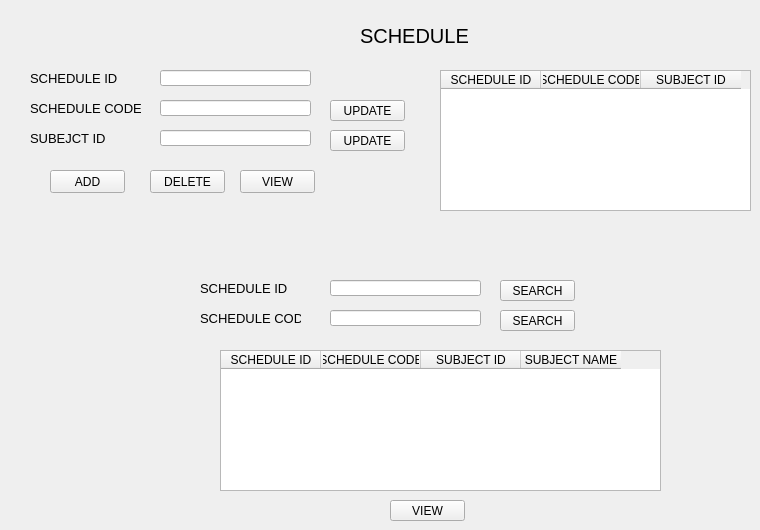
      <widget class="QWidget" name="SCHEDULE_">
       <widget class="QLabel" name="label_46">
        <property name="geometry">
         <rect>
          <x>30</x>
          <y>70</y>
          <width>91</width>
          <height>16</height>
         </rect>
        </property>
        <property name="font">
         <font>
          <pointsize>10</pointsize>
         </font>
        </property>
        <property name="text">
         <string>SCHEDULE ID</string>
        </property>
       </widget>
       <widget class="QLabel" name="label_47">
        <property name="geometry">
         <rect>
          <x>30</x>
          <y>100</y>
          <width>111</width>
          <height>16</height>
         </rect>
        </property>
        <property name="font">
         <font>
          <pointsize>10</pointsize>
         </font>
        </property>
        <property name="text">
         <string>SCHEDULE CODE</string>
        </property>
       </widget>
       <widget class="QLabel" name="label_48">
        <property name="geometry">
         <rect>
          <x>30</x>
          <y>130</y>
          <width>111</width>
          <height>16</height>
         </rect>
        </property>
        <property name="font">
         <font>
          <pointsize>10</pointsize>
         </font>
        </property>
        <property name="text">
         <string>SUBEJCT ID</string>
        </property>
       </widget>
       <widget class="QLineEdit" name="lineEdit_35">
        <property name="geometry">
         <rect>
          <x>160</x>
          <y>70</y>
          <width>151</width>
          <height>16</height>
         </rect>
        </property>
       </widget>
       <widget class="QLineEdit" name="lineEdit_36">
        <property name="geometry">
         <rect>
          <x>160</x>
          <y>100</y>
          <width>151</width>
          <height>16</height>
         </rect>
        </property>
       </widget>
       <widget class="QLineEdit" name="lineEdit_37">
        <property name="geometry">
         <rect>
          <x>160</x>
          <y>130</y>
          <width>151</width>
          <height>16</height>
         </rect>
        </property>
       </widget>
       <widget class="QPushButton" name="pushButton_31">
        <property name="geometry">
         <rect>
          <x>50</x>
          <y>170</y>
          <width>75</width>
          <height>23</height>
         </rect>
        </property>
        <property name="styleSheet">
         <string notr="true">QPushButton{
	boarder-radius: 5px
}
QPushButton:hover{
	background-color: rgb(181, 181, 181);
}</string>
        </property>
        <property name="text">
         <string>ADD</string>
        </property>
       </widget>
       <widget class="QPushButton" name="pushButton_32">
        <property name="geometry">
         <rect>
          <x>150</x>
          <y>170</y>
          <width>75</width>
          <height>23</height>
         </rect>
        </property>
        <property name="styleSheet">
         <string notr="true">QPushButton{
	boarder-radius: 5px
}
QPushButton:hover{
	background-color: rgb(181, 181, 181);
}</string>
        </property>
        <property name="text">
         <string>DELETE</string>
        </property>
       </widget>
       <widget class="QPushButton" name="pushButton_33">
        <property name="geometry">
         <rect>
          <x>330</x>
          <y>100</y>
          <width>75</width>
          <height>21</height>
         </rect>
        </property>
        <property name="styleSheet">
         <string notr="true">QPushButton{
	boarder-radius: 5px
}
QPushButton:hover{
	background-color: rgb(181, 181, 181);
}</string>
        </property>
        <property name="text">
         <string>UPDATE</string>
        </property>
       </widget>
       <widget class="QPushButton" name="pushButton_34">
        <property name="geometry">
         <rect>
          <x>330</x>
          <y>130</y>
          <width>75</width>
          <height>21</height>
         </rect>
        </property>
        <property name="text">
         <string>UPDATE</string>
        </property>
       </widget>
       <widget class="QTableWidget" name="tableWidget_8">
        <property name="geometry">
         <rect>
          <x>440</x>
          <y>70</y>
          <width>311</width>
          <height>141</height>
         </rect>
        </property>
        <column>
         <property name="text">
          <string>SCHEDULE ID</string>
         </property>
        </column>
        <column>
         <property name="text">
          <string>SCHEDULE CODE</string>
         </property>
        </column>
        <column>
         <property name="text">
          <string>SUBJECT ID</string>
         </property>
        </column>
       </widget>
       <widget class="QLabel" name="label_79">
        <property name="geometry">
         <rect>
          <x>360</x>
          <y>20</y>
          <width>191</width>
          <height>31</height>
         </rect>
        </property>
        <property name="font">
         <font>
          <pointsize>15</pointsize>
         </font>
        </property>
        <property name="text">
         <string>SCHEDULE</string>
        </property>
       </widget>
       <widget class="QPushButton" name="pushButton_71">
        <property name="geometry">
         <rect>
          <x>240</x>
          <y>170</y>
          <width>75</width>
          <height>23</height>
         </rect>
        </property>
        <property name="styleSheet">
         <string notr="true">QPushButton{
	boarder-radius: 5px
}
QPushButton:hover{
	background-color: rgb(181, 181, 181);
}</string>
        </property>
        <property name="text">
         <string>VIEW</string>
        </property>
       </widget>
       <widget class="QTableWidget" name="tableWidget_12">
        <property name="geometry">
         <rect>
          <x>220</x>
          <y>350</y>
          <width>441</width>
          <height>141</height>
         </rect>
        </property>
        <column>
         <property name="text">
          <string>SCHEDULE ID</string>
         </property>
        </column>
        <column>
         <property name="text">
          <string>SCHEDULE CODE</string>
         </property>
        </column>
        <column>
         <property name="text">
          <string>SUBJECT ID</string>
         </property>
        </column>
        <column>
         <property name="text">
          <string>SUBJECT NAME</string>
         </property>
        </column>
       </widget>
       <widget class="QLineEdit" name="lineEdit_66">
        <property name="geometry">
         <rect>
          <x>330</x>
          <y>280</y>
          <width>151</width>
          <height>16</height>
         </rect>
        </property>
       </widget>
       <widget class="QLabel" name="label_85">
        <property name="geometry">
         <rect>
          <x>200</x>
          <y>280</y>
          <width>91</width>
          <height>16</height>
         </rect>
        </property>
        <property name="font">
         <font>
          <pointsize>10</pointsize>
         </font>
        </property>
        <property name="text">
         <string>SCHEDULE ID</string>
        </property>
       </widget>
       <widget class="QLineEdit" name="lineEdit_67">
        <property name="geometry">
         <rect>
          <x>330</x>
          <y>310</y>
          <width>151</width>
          <height>16</height>
         </rect>
        </property>
       </widget>
       <widget class="QLabel" name="label_86">
        <property name="geometry">
         <rect>
          <x>200</x>
          <y>310</y>
          <width>101</width>
          <height>16</height>
         </rect>
        </property>
        <property name="font">
         <font>
          <pointsize>10</pointsize>
         </font>
        </property>
        <property name="text">
         <string>SCHEDULE CODE</string>
        </property>
       </widget>
       <widget class="QPushButton" name="pushButton_72">
        <property name="geometry">
         <rect>
          <x>500</x>
          <y>280</y>
          <width>75</width>
          <height>21</height>
         </rect>
        </property>
        <property name="text">
         <string>SEARCH</string>
        </property>
       </widget>
       <widget class="QPushButton" name="pushButton_73">
        <property name="geometry">
         <rect>
          <x>500</x>
          <y>310</y>
          <width>75</width>
          <height>21</height>
         </rect>
        </property>
        <property name="text">
         <string>SEARCH</string>
        </property>
       </widget>
       <widget class="QPushButton" name="pushButton_74">
        <property name="geometry">
         <rect>
          <x>390</x>
          <y>500</y>
          <width>75</width>
          <height>21</height>
         </rect>
        </property>
        <property name="text">
         <string>VIEW</string>
        </property>
       </widget>
      </widget>
